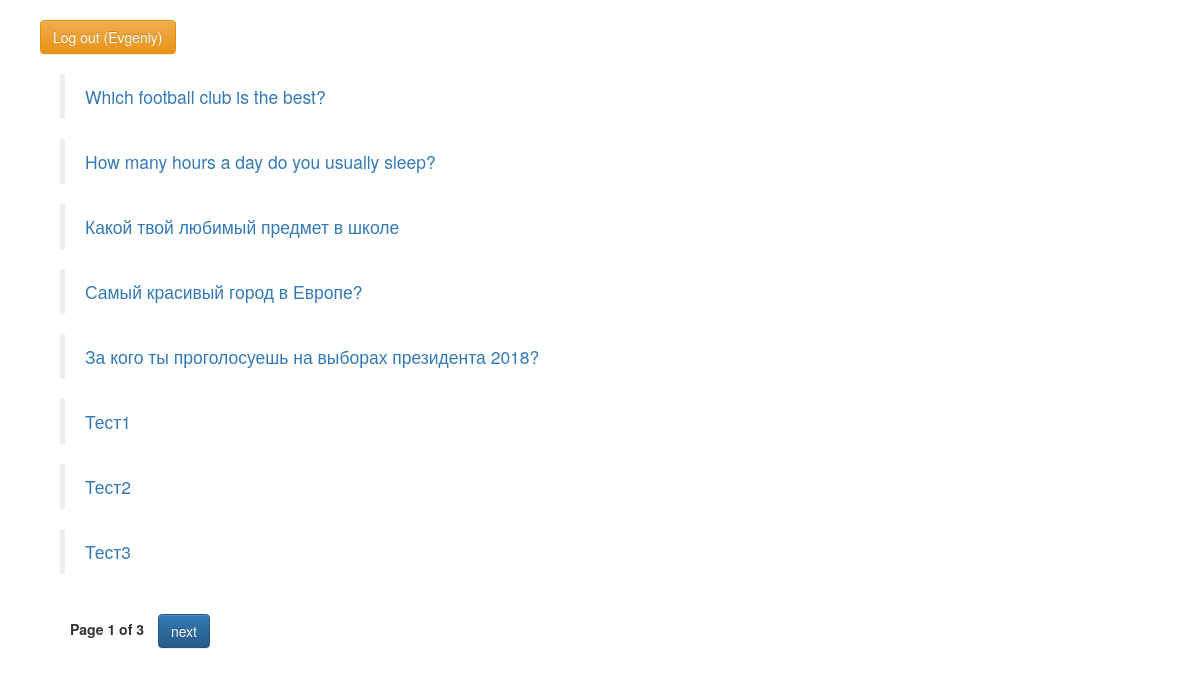
The app's page /polls/ (signed in) with its own data.
### polls/models.py (models this page shows, shortened)
class Question(models.Model):
    question_text = models.CharField(max_length=200)
    pub_date = models.DateTimeField('date published')

### polls/views.py (the view)
def index(request,):
    username = auth.get_user(request).username
    if request.user.is_authenticated():
        question_list = Question.objects.all()
        paginator = Paginator(question_list, 8) #Отображает 8 вопросов на странице
        page = request.GET.get('page')
        try:
            questions = paginator.page(page)
        except PageNotAnInteger:
            questions = paginator.page(1)
        except EmptyPage:
                questions = paginator.page(paginator.num_pages)
        return render_to_response('polls/index.html', {"questions": questions, "username": username})
    else :
        return HttpResponseRedirect("/auth/logout")

### polls/templates/polls/index.html (shortened to what this page needs)
<head>
    <link rel="stylesheet" href="https://maxcdn.bootstrapcdn.com/bootstrap/3.3.4/css/bootstrap.min.css">
        <link rel="stylesheet" href="https://maxcdn.bootstrapcdn.com/bootstrap/3.3.4/css/bootstrap-theme.min.css">
</head>
<ul style="padding-top: 20px;">
<li class="auth_user"> <a href="/auth/logout/" class="btn btn-warning" >Log out ({{ username }})</a></li>
<ul style="padding: 20px;">
{% for question in questions %}
    <blockquote>
        <a href="/polls/{{ question.id }}/">{{ question.question_text }}</a>
    </blockquote>
{% endfor %}
<div class="pagination">
    <span class="step-links">
        <span class="current">
            <b style="padding: 10px;"> Page {{ questions.number }} of {{ questions.paginator.num_pages }} </b>
        </span>
        {% if questions.has_next %}
        <a href="?page={{ questions.next_page_number }}" class="btn btn-primary">next</a>
        {% endif %}
    </span>
</div>

### polls/templates/polls/index.html (style rules this page uses)
li { list-style-type: none; }

### records on screen
Question: question_text "Which football club is the best?"
Question: question_text "How many hours a day do you usually sleep?"
Question: question_text "Какой твой любимый предмет в школе"
Question: question_text "Самый красивый город в Европе?"
Question: question_text "За кого ты проголосуешь на выборах президента 2018?"
Question: question_text "Тест1"
Question: question_text "Тест2"
Question: question_text "Тест3"

### other values on screen
{{ username }} "Evgeniy"
{{ questions.number }} "1"
{{ questions.paginator.num_pages }} "3"
